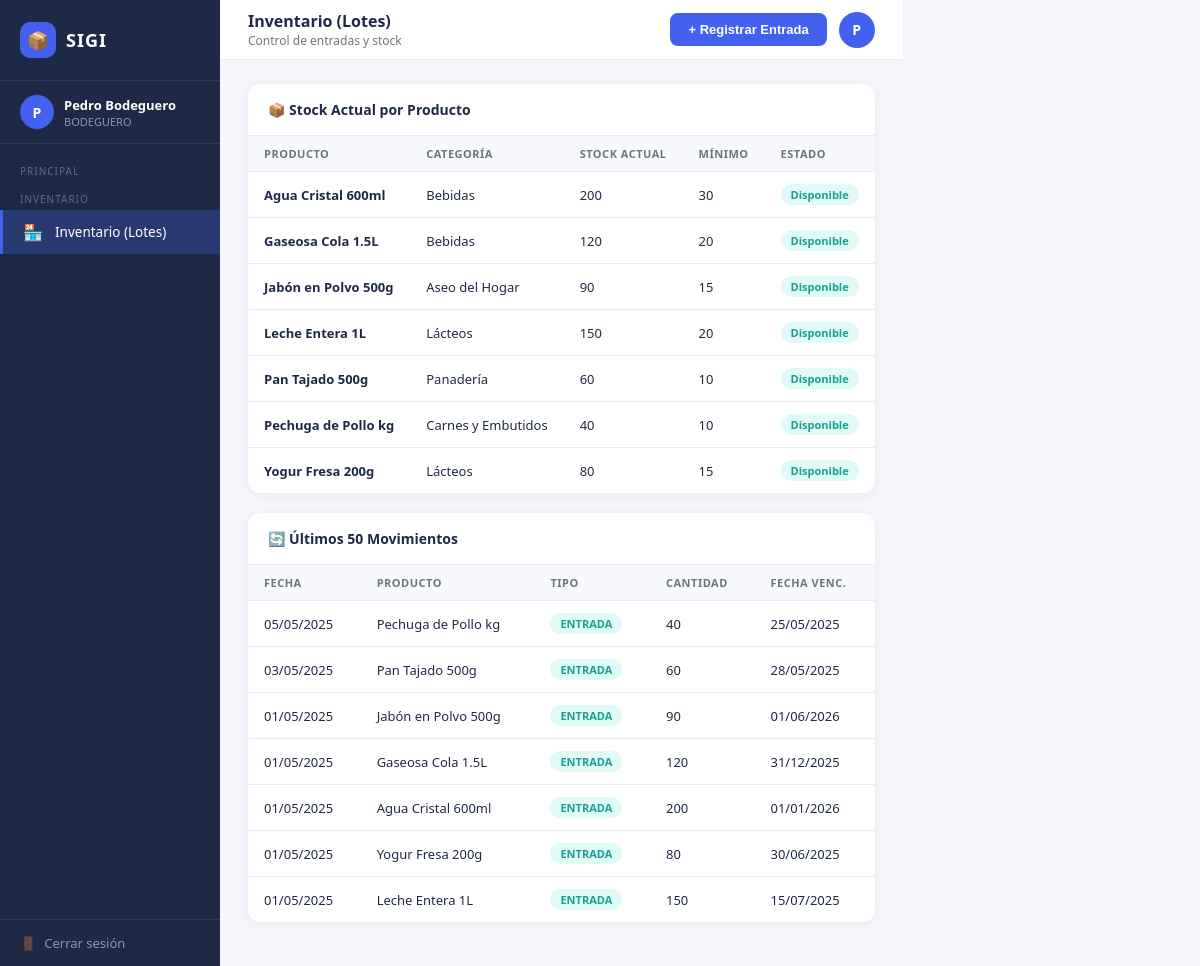
The page /SIGI_codigo_fuente_v2/SIGI2/views/bodeguero/inventario.php (signed in) on the database its author committed.
### tables this page shows
CREATE TABLE PRODUCTO (
    id_producto  INT            NOT NULL AUTO_INCREMENT,
    nombre       VARCHAR(150)   NOT NULL,
    descripcion  TEXT,
    cod_barras   VARCHAR(13)    UNIQUE,           
    precio       DECIMAL(12, 2) NOT NULL,
    stock_actual INT            NOT NULL DEFAULT 0,
    stock_minimo INT            NOT NULL DEFAULT 0,
    id_categoria INT            NOT NULL,
    PRIMARY KEY (id_producto),
    CONSTRAINT fk_producto_categoria
        FOREIGN KEY (id_categoria) REFERENCES CATEGORIA(id_categoria)
        ON UPDATE CASCADE ON DELETE RESTRICT
);

CREATE TABLE CATEGORIA (
    id_categoria   INT          NOT NULL AUTO_INCREMENT,
    nombre_categoria VARCHAR(100) NOT NULL,
    PRIMARY KEY (id_categoria)
);

CREATE TABLE INVENTARIO (
    id_movimiento    INT         NOT NULL AUTO_INCREMENT,
    tipo_movimiento  VARCHAR(10) NOT NULL,    
    cantidad         INT         NOT NULL,
    fecha            DATE        NOT NULL,
    fecha_vencimiento DATE,                   
    id_producto      INT         NOT NULL,
    PRIMARY KEY (id_movimiento),
    CONSTRAINT fk_inventario_producto
        FOREIGN KEY (id_producto) REFERENCES PRODUCTO(id_producto)
        ON UPDATE CASCADE ON DELETE RESTRICT
);

### SIGI_codigo_fuente_v2/SIGI2/views/bodeguero/inventario.php (the view, shortened to what this page needs)
<?php
$usuario    = $_SESSION['usuario'];
$activePage = 'inventario';
$db         = getDB();
$productos = $db->query("SELECT p.*,c.nombre_categoria FROM PRODUCTO p JOIN CATEGORIA c ON p.id_categoria=c.id_categoria ORDER BY p.nombre")->fetch_all(MYSQLI_ASSOC);
$movs      = $db->query("SELECT i.*,p.nombre AS producto FROM INVENTARIO i JOIN PRODUCTO p ON i.id_producto=p.id_producto ORDER BY i.fecha DESC,i.id_movimiento DESC LIMIT 50")->fetch_all(MYSQLI_ASSOC);
?>
<!DOCTYPE html>
<html lang="es">
<head>
<link rel="stylesheet" href="../../assets/css/style.css">
</head>
<body>
<div class="app-layout">
<?php include '../sidebar.php'; ?>
<div class="main-wrap">
    <div class="topbar">
        <div class="topbar-left"><h2>Inventario (Lotes)</h2><p>Control de entradas y stock</p></div>
        <div class="topbar-right">
            <button class="btn btn-primary" onclick="abrir('modal-entrada')">+ Registrar Entrada</button>
            <div class="topbar-avatar"><?= strtoupper(substr($usuario['nombre'],0,1)) ?></div>
        </div>
    </div>
    <div class="page-content">
        <div class="card">
            <div class="card-header"><h3>📦 Stock Actual por Producto</h3></div>
            <div class="table-wrap">
                <table>
                    <thead><tr><th>Producto</th><th>Categoría</th><th>Stock Actual</th><th>Mínimo</th><th>Estado</th></tr></thead>
                    <tbody>
                    <?php foreach ($productos as $p): ?>
                    <tr>
                        <td><strong><?= htmlspecialchars($p['nombre']) ?></strong></td>
                        <td><?= htmlspecialchars($p['nombre_categoria']) ?></td>
                        <td><?= $p['stock_actual'] ?></td>
                        <td><?= $p['stock_minimo'] ?></td>
                        <td>
                            <?php if ($p['stock_actual']<=0): ?>
                                <span class="badge badge-danger">Sin stock</span>
                            <?php elseif ($p['stock_actual']<=$p['stock_minimo']): ?>
                                <span class="badge badge-warning">Stock mínimo</span>
                            <?php else: ?>
                                <span class="badge badge-success">Disponible</span>
                            <?php endif; ?>
                        </td>
                    </tr>
                    <?php endforeach; ?>
                    </tbody>
                </table>
            </div>
        </div>
        <div class="card">
            <div class="card-header"><h3>🔄 Últimos 50 Movimientos</h3></div>
            <div class="table-wrap">
                <table>
                    <thead><tr><th>Fecha</th><th>Producto</th><th>Tipo</th><th>Cantidad</th><th>Fecha Venc.</th></tr></thead>
                    <tbody>
                    <?php foreach ($movs as $m): ?>
                    <tr>
                        <td><?= date('d/m/Y', strtotime($m['fecha'])) ?></td>
                        <td><?= htmlspecialchars($m['producto']) ?></td>
                        <td><span class="badge <?= $m['tipo_movimiento']==='ENTRADA'?'badge-success':'badge-info' ?>"><?= $m['tipo_movimiento'] ?></span></td>
                        <td><?= $m['cantidad'] ?></td>
                        <td><?= $m['fecha_vencimiento'] ? date('d/m/Y',strtotime($m['fecha_vencimiento'])) : '—' ?></td>
                    </tr>
                    <?php endforeach; ?>
                    </tbody>
                </table>
            </div>
        </div>
    </div>
</div>
</div>
</body>
</html>

### SIGI_codigo_fuente_v2/SIGI2/views/sidebar.php (shortened to what this page needs)
<?php
$rol = $usuario['rol'] ?? '';
$ini = strtoupper(substr($usuario['nombre'] ?? 'U', 0, 1));
?>
<aside class="sidebar">
    <div class="sidebar-brand">
        <div class="brand-logo">📦</div>
        <span class="brand-name">SIGI</span>
    </div>
    <div class="sidebar-user">
        <div class="user-avatar"><?= $ini ?></div>
        <div class="user-info">
            <div class="user-name"><?= htmlspecialchars($usuario['nombre'] ?? '') ?></div>
            <div class="user-role"><?= htmlspecialchars($rol) ?></div>
        </div>
    </div>
    <nav class="sidebar-nav">
        <div class="nav-section-label">Principal</div>
        <?php if (in_array($rol, ['BODEGUERO','ADMIN'])): ?>
        <div class="nav-section-label">Inventario</div>
        <a href="/SIGI2/views/bodeguero/inventario.php"
           class="<?= ($activePage==='inventario') ? 'active' : '' ?>">
            <span class="nav-icon">🏪</span><span>Inventario (Lotes)</span>
        </a>
        <?php endif; ?>
    </nav>
    <div class="sidebar-footer">
        <a href="/SIGI2/logout.php"><span class="nav-icon">🚪</span><span>Cerrar sesión</span></a>
    </div>
</aside>

### rows shown on the page
producto: nombre "Agua Cristal 600ml", id_categoria.nombre_categoria "Bebidas", stock_actual "200", stock_minimo "30", shows "Disponible"
producto: nombre "Gaseosa Cola 1.5L", id_categoria.nombre_categoria "Bebidas", stock_actual "120", stock_minimo "20", shows "Disponible"
producto: nombre "Jabón en Polvo 500g", id_categoria.nombre_categoria "Aseo del Hogar", stock_actual "90", stock_minimo "15", shows "Disponible"
producto: nombre "Leche Entera 1L", id_categoria.nombre_categoria "Lácteos", stock_actual "150", stock_minimo "20", shows "Disponible"
producto: nombre "Pan Tajado 500g", id_categoria.nombre_categoria "Panadería", stock_actual "60", stock_minimo "10", shows "Disponible"
producto: nombre "Pechuga de Pollo kg", id_categoria.nombre_categoria "Carnes y Embutidos", stock_actual "40", stock_minimo "10", shows "Disponible"
producto: nombre "Yogur Fresa 200g", id_categoria.nombre_categoria "Lácteos", stock_actual "80", stock_minimo "15", shows "Disponible"
inventario: fecha "05/05/2025", id_producto.nombre "Pechuga de Pollo kg", tipo_movimiento "ENTRADA", cantidad "40", fecha_vencimiento "25/05/2025"
inventario: fecha "03/05/2025", id_producto.nombre "Pan Tajado 500g", tipo_movimiento "ENTRADA", cantidad "60", fecha_vencimiento "28/05/2025"
inventario: fecha "01/05/2025", id_producto.nombre "Jabón en Polvo 500g", tipo_movimiento "ENTRADA", cantidad "90", fecha_vencimiento "01/06/2026"
inventario: fecha "01/05/2025", id_producto.nombre "Gaseosa Cola 1.5L", tipo_movimiento "ENTRADA", cantidad "120", fecha_vencimiento "31/12/2025"
inventario: fecha "01/05/2025", id_producto.nombre "Agua Cristal 600ml", tipo_movimiento "ENTRADA", cantidad "200", fecha_vencimiento "01/01/2026"
inventario: fecha "01/05/2025", id_producto.nombre "Yogur Fresa 200g", tipo_movimiento "ENTRADA", cantidad "80", fecha_vencimiento "30/06/2025"
inventario: fecha "01/05/2025", id_producto.nombre "Leche Entera 1L", tipo_movimiento "ENTRADA", cantidad "150", fecha_vencimiento "15/07/2025"

### other values the page prints
$ini "P"
$usuario['nombre'] "Pedro Bodeguero"
$rol "BODEGUERO"
substr($usuario['nombre'],0,1) "P"
